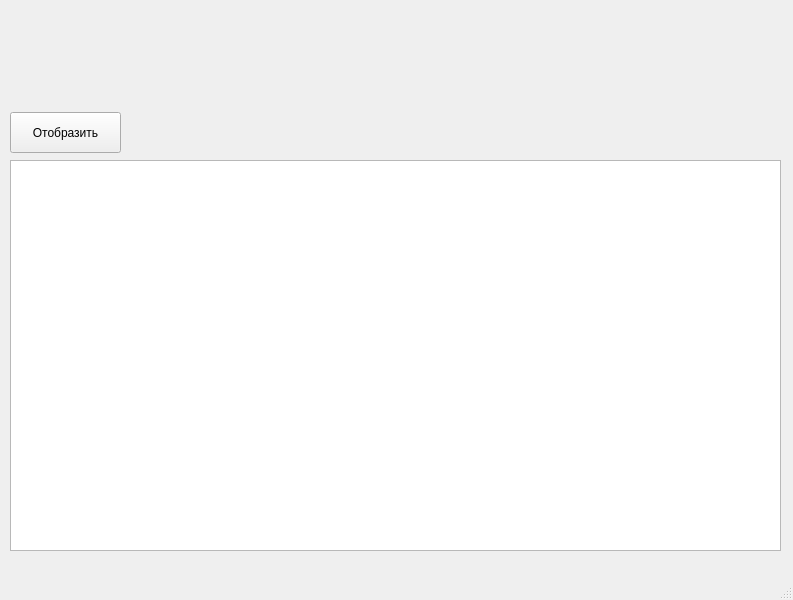
<?xml version="1.0" encoding="UTF-8"?>
<ui version="4.0">
 <class>MainWindow</class>
 <widget class="QMainWindow" name="MainWindow">
  <property name="geometry">
   <rect>
    <x>0</x>
    <y>0</y>
    <width>793</width>
    <height>600</height>
   </rect>
  </property>
  <property name="windowTitle">
   <string>MainWindow</string>
  </property>
  <widget class="QWidget" name="centralwidget">
   <widget class="QTableWidget" name="resultWidget">
    <property name="geometry">
     <rect>
      <x>10</x>
      <y>160</y>
      <width>771</width>
      <height>391</height>
     </rect>
    </property>
   </widget>
   <widget class="QPushButton" name="pushButton">
    <property name="geometry">
     <rect>
      <x>10</x>
      <y>112</y>
      <width>111</width>
      <height>41</height>
     </rect>
    </property>
    <property name="text">
     <string>Отобразить</string>
    </property>
   </widget>
  </widget>
  <widget class="QStatusBar" name="statusbar"/>
 </widget>
 <resources/>
 <connections/>
</ui>
